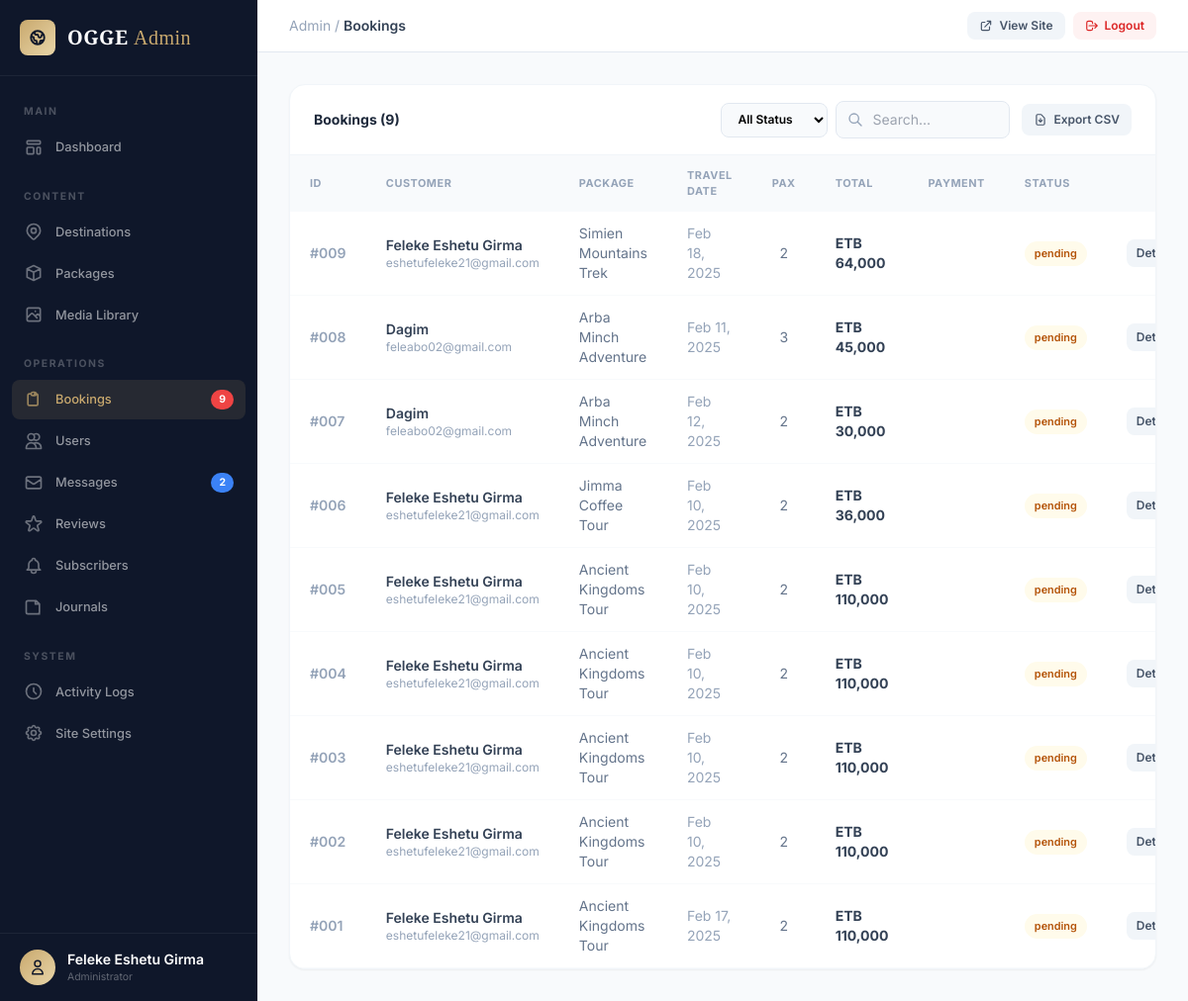
The app's page /admin/bookings.php (signed in) with its own data.
### tables this page shows
CREATE TABLE `bookings` (
  `id` int(11) NOT NULL,
  `user_id` int(11) NOT NULL,
  `package_id` int(11) NOT NULL,
  `start_date` date NOT NULL,
  `travelers` int(11) NOT NULL,
  `special_requests` text DEFAULT NULL,
  `status` enum('pending','confirmed','cancelled') DEFAULT 'pending',
  `created_at` timestamp NOT NULL DEFAULT current_timestamp()
);

CREATE TABLE `users` (
  `id` int(11) NOT NULL,
  `name` varchar(255) NOT NULL,
  `email` varchar(255) NOT NULL,
  `password` varchar(255) NOT NULL,
  `role` varchar(50) DEFAULT 'user',
  `created_at` timestamp NOT NULL DEFAULT current_timestamp()
);

CREATE TABLE `packages` (
  `id` int(11) NOT NULL,
  `title` varchar(255) NOT NULL,
  `destination_id` int(11) NOT NULL,
  `duration` varchar(100) NOT NULL,
  `price` decimal(10,2) NOT NULL,
  `image_url` varchar(255) NOT NULL,
  `created_at` timestamp NOT NULL DEFAULT current_timestamp(),
  `description` text NOT NULL
);

### admin/bookings.php (the view, shortened to what this page needs)
<?php
include('includes/admin-guard.php');
$status_filter = $_GET['status'] ?? ''; $search = trim($_GET['search'] ?? '');
$page = max(1, (int)($_GET['page'] ?? 1)); $per_page = 10; $offset = ($page - 1) * $per_page;
$wp = [];
$where = $wp ? 'WHERE ' . implode(' AND ', $wp) : '';
$total = $db->query("SELECT COUNT(*) as c FROM bookings b JOIN users u ON b.user_id=u.id JOIN packages p ON b.package_id=p.id $where")->fetch_assoc()['c'];
$bookings = $db->query("SELECT b.*, u.name as user_name, u.email as user_email, p.title as package_title, p.price, (p.price*b.travelers) as total_price FROM bookings b JOIN users u ON b.user_id=u.id JOIN packages p ON b.package_id=p.id $where ORDER BY b.created_at DESC LIMIT $per_page OFFSET $offset");
include('includes/admin-header.php');
?>
<div class="bg-white rounded-2xl border border-slate-100 shadow-sm overflow-hidden">
    <div class="px-6 py-4 border-b border-slate-100 flex flex-col sm:flex-row items-start sm:items-center justify-between gap-3">
        <h3 class="text-sm font-bold text-slate-800">Bookings (<?= $total ?>)</h3>
        <div class="flex items-center gap-3 flex-wrap w-full sm:w-auto">
            <form method="GET" class="flex items-center gap-2 flex-1 sm:flex-initial">
                <select name="status" onchange="this.form.submit()" class="px-3 py-2 text-xs font-semibold border border-slate-200 rounded-lg bg-slate-50 focus:outline-none focus:ring-2 focus:ring-champagne/30">
                    <option value="">All Status</option>
                </select>
                <div class="relative flex-1 sm:flex-initial">
                    <svg class="absolute left-3 top-1/2 -translate-y-1/2 w-4 h-4 text-slate-400" fill="none" stroke="currentColor" stroke-width="2" viewBox="0 0 24 24"><path stroke-linecap="round" stroke-linejoin="round" d="M21 21l-6-6m2-5a7 7 0 11-14 0 7 7 0 0114 0z"/></svg>
                    <input type="text" name="search" placeholder="Search..." value="<?= htmlspecialchars($search) ?>" class="pl-9 pr-3 py-2 text-sm border border-slate-200 rounded-lg bg-slate-50 focus:outline-none focus:ring-2 focus:ring-champagne/30 w-full sm:w-44">
                </div>
            </form>
            <a href="includes/admin-actions.php?action=export_bookings_csv" class="inline-flex items-center gap-1.5 px-3 py-2 text-xs font-semibold text-slate-600 bg-slate-100 hover:bg-slate-200 rounded-lg transition-colors whitespace-nowrap">
                <svg class="w-3.5 h-3.5" fill="none" stroke="currentColor" stroke-width="2" viewBox="0 0 24 24"><path stroke-linecap="round" stroke-linejoin="round" d="M12 10v6m0 0l-3-3m3 3l3-3m2 8H7a2 2 0 01-2-2V5a2 2 0 012-2h5.586a1 1 0 01.707.293l5.414 5.414a1 1 0 01.293.707V19a2 2 0 01-2 2z"/></svg>
                Export CSV
            </a>
        </div>
    </div>
    <div class="overflow-x-auto">
        <table class="w-full">
            <thead><tr class="bg-slate-50">
                <th class="px-5 py-3 text-left text-[0.68rem] font-bold uppercase tracking-wider text-slate-400">ID</th>
                <th class="px-5 py-3 text-left text-[0.68rem] font-bold uppercase tracking-wider text-slate-400">Customer</th>
                <th class="px-5 py-3 text-left text-[0.68rem] font-bold uppercase tracking-wider text-slate-400 hidden lg:table-cell">Package</th>
                <th class="px-5 py-3 text-left text-[0.68rem] font-bold uppercase tracking-wider text-slate-400 hidden md:table-cell">Travel Date</th>
                <th class="px-5 py-3 text-center text-[0.68rem] font-bold uppercase tracking-wider text-slate-400 hidden sm:table-cell">Pax</th>
                <th class="px-5 py-3 text-left text-[0.68rem] font-bold uppercase tracking-wider text-slate-400">Total</th>
                <th class="px-5 py-3 text-left text-[0.68rem] font-bold uppercase tracking-wider text-slate-400">Payment</th>
                <th class="px-5 py-3 text-left text-[0.68rem] font-bold uppercase tracking-wider text-slate-400">Status</th>
                <th class="px-5 py-3 text-right text-[0.68rem] font-bold uppercase tracking-wider text-slate-400">Actions</th>
            </tr></thead>
            <tbody>
                <?php while ($b = $bookings->fetch_assoc()): ?>
                <tr class="border-b border-slate-50 hover:bg-slate-50/50">
                    <td class="px-5 py-3 text-sm font-semibold text-slate-400">#<?= str_pad($b['id'], 3, '0', STR_PAD_LEFT) ?></td>
                    <td class="px-5 py-3">
                        <p class="text-sm font-semibold text-slate-700"><?= htmlspecialchars($b['user_name']) ?></p>
                        <p class="text-xs text-slate-400"><?= htmlspecialchars($b['user_email']) ?></p>
                    </td>
                    <td class="px-5 py-3 text-sm text-slate-500 hidden lg:table-cell"><?= htmlspecialchars(mb_strimwidth($b['package_title'], 0, 22, '...')) ?></td>
                    <td class="px-5 py-3 text-sm text-slate-400 hidden md:table-cell"><?= date('M d, Y', strtotime($b['start_date'])) ?></td>
                    <td class="px-5 py-3 text-sm text-slate-500 text-center hidden sm:table-cell"><?= $b['travelers'] ?></td>
                    <td class="px-5 py-3 text-sm font-bold text-slate-700">ETB <?= number_format($b['total_price']) ?></td>
                    <td class="px-5 py-3"><span class="text-[0.6rem] font-black uppercase tracking-widest <?= $b['payment_status']==='paid' ? 'text-emerald-500' : 'text-slate-300' ?>"><?= $b['payment_status'] ?></span></td>
                    <td class="px-5 py-3"><span class="inline-block px-2.5 py-1 rounded-full text-[0.68rem] font-semibold <?= $b['status']==='confirmed' ? 'bg-emerald-50 text-emerald-700' : ($b['status']==='pending' ? 'bg-amber-50 text-amber-700' : 'bg-red-50 text-red-600') ?>"><?= $b['status'] ?></span></td>
                    <td class="px-5 py-3 text-right">
                        <div class="flex items-center justify-end gap-2">
                            <a href="booking-detail.php?id=<?= $b['id'] ?>" class="px-2.5 py-1.5 text-xs font-semibold text-slate-600 bg-slate-100 hover:bg-slate-200 rounded-lg transition-colors">Details</a>
                        </div>
                    </td>
                </tr>
                <?php endwhile; ?>
            </tbody>
        </table>
    </div>
</div>
<?php include('includes/admin-footer.php'); ?>

### admin/includes/admin-header.php (style rules this page uses)
body { font-family: 'Inter', sans-serif; }

### records on screen
bookings: id "009", user.name "Feleke Eshetu Girma", user.email "eshetufeleke21@gmail.com", package.title "Simien Mountains Trek", start_date "Feb 18, 2025", travelers "2", total_price "64,000", status "pending"
bookings: id "008", user.name "Dagim", user.email "feleabo02@gmail.com", package.title "Arba Minch Adventure", start_date "Feb 11, 2025", travelers "3", total_price "45,000", status "pending"
bookings: id "007", user.name "Dagim", user.email "feleabo02@gmail.com", package.title "Arba Minch Adventure", start_date "Feb 12, 2025", travelers "2", total_price "30,000", status "pending"
bookings: id "006", user.name "Feleke Eshetu Girma", user.email "eshetufeleke21@gmail.com", package.title "Jimma Coffee Tour", start_date "Feb 10, 2025", travelers "2", total_price "36,000", status "pending"
bookings: id "005", user.name "Feleke Eshetu Girma", user.email "eshetufeleke21@gmail.com", package.title "Ancient Kingdoms Tour", start_date "Feb 10, 2025", travelers "2", total_price "110,000", status "pending"
bookings: id "004", user.name "Feleke Eshetu Girma", user.email "eshetufeleke21@gmail.com", package.title "Ancient Kingdoms Tour", start_date "Feb 10, 2025", travelers "2", total_price "110,000", status "pending"
bookings: id "003", user.name "Feleke Eshetu Girma", user.email "eshetufeleke21@gmail.com", package.title "Ancient Kingdoms Tour", start_date "Feb 10, 2025", travelers "2", total_price "110,000", status "pending"
bookings: id "002", user.name "Feleke Eshetu Girma", user.email "eshetufeleke21@gmail.com", package.title "Ancient Kingdoms Tour", start_date "Feb 10, 2025", travelers "2", total_price "110,000", status "pending"
bookings: id "001", user.name "Feleke Eshetu Girma", user.email "eshetufeleke21@gmail.com", package.title "Ancient Kingdoms Tour", start_date "Feb 17, 2025", travelers "2", total_price "110,000", status "pending"

### other values on screen
$pending_bookings "9"
$unread_messages "2"
$admin_name "Feleke Eshetu Girma"
$page_title "Bookings"
$total "9"
